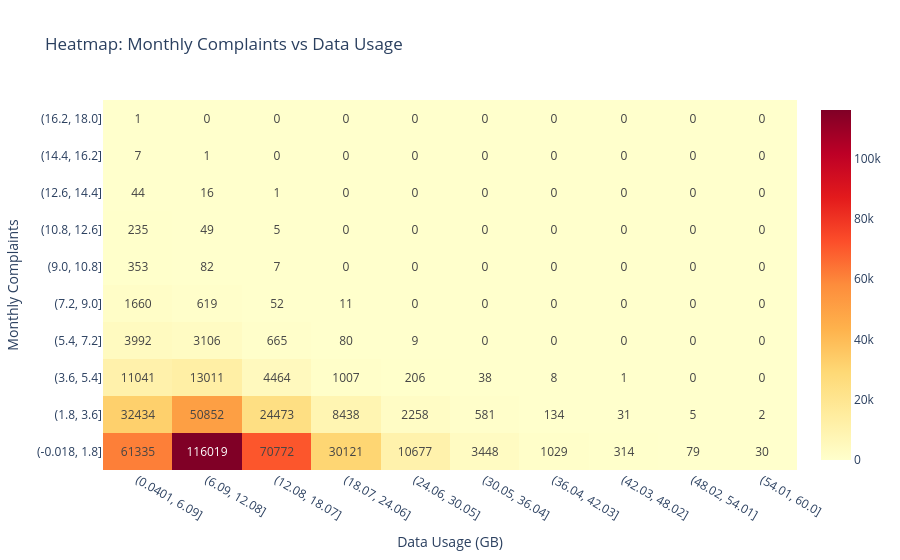

Write notebook code for a chart like this one.
### Code cell
data = df[['complaints_month', 'data_usage_gb']].dropna()
 
# Crear bins
data['complaints_bin'] = pd.cut(data['complaints_month'], bins=10)
data['usage_bin'] = pd.cut(data['data_usage_gb'], bins=10)
 
# Crear tabla de frecuencias
heatmap_data = pd.crosstab(
    data['complaints_bin'],
    data['usage_bin']
)
 
# Crear heatmap interactivo
fig = go.Figure(
    data=go.Heatmap(
        z=heatmap_data.values,
        x=[str(x) for x in heatmap_data.columns],
        y=[str(y) for y in heatmap_data.index],
        colorscale='YlOrRd',
        text=heatmap_data.values,
        texttemplate='%{text}',
        hovertemplate=(
            'Data usage: %{x}<br>'
            'Complaints: %{y}<br>'
            'Registros: %{z}<extra></extra>'
        )
    )
)
 
fig.update_layout(
    title='Heatmap: Monthly Complaints vs Data Usage',
    xaxis_title='Data Usage (GB)',
    yaxis_title='Monthly Complaints',
    template='plotly_white'
)
 
fig.show()

### Figure 1 — Plotly figure (JSON) as saved in the notebook; plotly's stock layout.template omitted (floating-point values rounded to 4 significant figures)
{"data": [{"colorscale": [[0, "rgb(255,255,204)"], [0.125, "rgb(255,237,160)"], [0.25, "rgb(254,217,118)"], [0.375, "rgb(254,178,76)"], [0.5, "rgb(253,141,60)"], [0.625, "rgb(252,78,42)"], [0.75, "rgb(227,26,28)"], [0.875, "rgb(189,0,38)"], [1, "rgb(128,0,38)"]], "hovertemplate": "Data usage: %{x}<br>Complaints: %{y}<br>Registros: %{z}<extra></extra>", "text": [[61335, 116019, 70772, 30121, 10677, 3448, 1029, 314, 79, 30], [32434, 50852, 24473, 8438, 2258, 581, 134, 31, 5, 2], [11041, 13011, 4464, 1007, 206, 38, 8, 1, 0, 0], [3992, 3106, 665, 80, 9, 0, 0, 0, 0, 0], [1660, 619, 52, 11, 0, 0, 0, 0, 0, 0], [353, 82, 7, 0, 0, 0, 0, 0, 0, 0], [235, 49, 5, 0, 0, 0, 0, 0, 0, 0], [44, 16, 1, 0, 0, 0, 0, 0, 0, 0], [7, 1, 0, 0, 0, 0, 0, 0, 0, 0], [1, 0, 0, 0, 0, 0, 0, 0, 0, 0]], "texttemplate": "%{text}", "type": "heatmap", "x": ["(0.0401, 6.09]", "(6.09, 12.08]", "(12.08, 18.07]", "(18.07, 24.06]", "(24.06, 30.05]", "(30.05, 36.04]", "(36.04, 42.03]", "(42.03, 48.02]", "(48.02, 54.01]", "(54.01, 60.0]"], "y": ["(-0.018, 1.8]", "(1.8, 3.6]", "(3.6, 5.4]", "(5.4, 7.2]", "(7.2, 9.0]", "(9.0, 10.8]", "(10.8, 12.6]", "(12.6, 14.4]", "(14.4, 16.2]", "(16.2, 18.0]"], "z": [[61335, 116019, 70772, 30121, 10677, 3448, 1029, 314, 79, 30], [32434, 50852, 24473, 8438, 2258, 581, 134, 31, 5, 2], [11041, 13011, 4464, 1007, 206, 38, 8, 1, 0, 0], [3992, 3106, 665, 80, 9, 0, 0, 0, 0, 0], [1660, 619, 52, 11, 0, 0, 0, 0, 0, 0], [353, 82, 7, 0, 0, 0, 0, 0, 0, 0], [235, 49, 5, 0, 0, 0, 0, 0, 0, 0], [44, 16, 1, 0, 0, 0, 0, 0, 0, 0], [7, 1, 0, 0, 0, 0, 0, 0, 0, 0], [1, 0, 0, 0, 0, 0, 0, 0, 0, 0]]}], "layout": {"title": {"text": "Heatmap: Monthly Complaints vs Data Usage"}, "xaxis": {"title": {"text": "Data Usage (GB)"}}, "yaxis": {"title": {"text": "Monthly Complaints"}}}}
